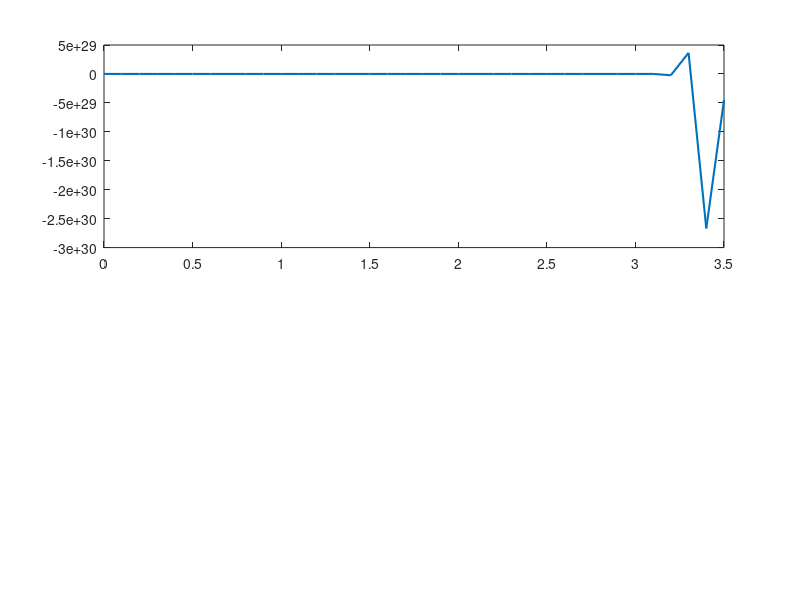

Write MATLAB code to recreate this figure. (Note: this script raises an error after producing the figure.)
load('ident_lab2_v05.mat');
% ---- параметры системы ----
a = zad1.a;
b = zad1.b;
w = zad1.w;

Td = 0.1;
Tend = 3.5;

k = 0:Td:Tend;
N = length(k);

% вход
u = sin(w * k);

% Создание дискретной передаточной функции
num = [b];
den = [1, a];
Wz = tf(num, den, Td);  % Ts - интервал дискретизации

% Расчет отклика
y = lsim(Wz, u, k);

% ---- алгоритмы для gamma ----
gammas = [0.5, 10];

figure;

gi = 2;
gamma = gammas(gi);

% параметры оценки
theta = zeros(2, N);      % [a_hat; b_hat]
theta_hat = [0; 0];       % начальная оценка

for k_i = 2:N
    phi = [-y(k_i-1); u(k_i-1)];

    % ошибка
    e0 = y(k_i) - phi.'*theta_hat;

    % градиентный алгоритм
    theta_hat = theta_hat + gamma * phi * e0;

    theta(:, k_i) = theta_hat;
end

subplot(2,1,1);
plot(k, theta(1,:), 'LineWidth', 1.5); hold on;
yline(a, '--k', 'LineWidth', 1.5); grid on;
xlabel("t")
ylabel("\theta(t)")
title(['Оценка a при \gamma = ', num2str(gamma)]);

subplot(2,1,2);
plot(k, theta(2,:), 'LineWidth', 1.5); hold on;
yline(b, '--k', 'LineWidth', 1.5); grid on;
title(['Оценка b при \gamma = ', num2str(gamma)]);
set(gcf, 'PaperPositionMode','auto');
xlabel("t")
ylabel("\theta(t)")
saveas(gcf, "images/task1_5.png")
